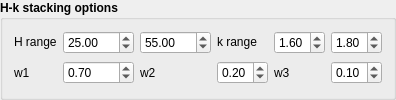
           <widget class="QGroupBox" name="groupBox_6">
            <property name="font">
             <font>
              <weight>75</weight>
              <bold>true</bold>
             </font>
            </property>
            <property name="title">
             <string>H-k stacking options</string>
            </property>
            <layout class="QVBoxLayout" name="verticalLayout_4">
             <item>
              <layout class="QGridLayout" name="gridLayout_8">
               <item row="0" column="0">
                <widget class="QLabel" name="label_12">
                 <property name="sizePolicy">
                  <sizepolicy hsizetype="Fixed" vsizetype="Fixed">
                   <horstretch>0</horstretch>
                   <verstretch>0</verstretch>
                  </sizepolicy>
                 </property>
                 <property name="font">
                  <font>
                   <weight>50</weight>
                   <bold>false</bold>
                  </font>
                 </property>
                 <property name="text">
                  <string>H range</string>
                 </property>
                </widget>
               </item>
               <item row="0" column="1">
                <widget class="QDoubleSpinBox" name="doubleSpinBox_5">
                 <property name="sizePolicy">
                  <sizepolicy hsizetype="Preferred" vsizetype="Fixed">
                   <horstretch>0</horstretch>
                   <verstretch>0</verstretch>
                  </sizepolicy>
                 </property>
                 <property name="font">
                  <font>
                   <weight>50</weight>
                   <bold>false</bold>
                  </font>
                 </property>
                 <property name="minimum">
                  <double>0.000000000000000</double>
                 </property>
                 <property name="maximum">
                  <double>1000.000000000000000</double>
                 </property>
                 <property name="singleStep">
                  <double>0.010000000000000</double>
                 </property>
                 <property name="value">
                  <double>25.000000000000000</double>
                 </property>
                </widget>
               </item>
               <item row="0" column="2">
                <widget class="QDoubleSpinBox" name="doubleSpinBox_6">
                 <property name="sizePolicy">
                  <sizepolicy hsizetype="Preferred" vsizetype="Fixed">
                   <horstretch>0</horstretch>
                   <verstretch>0</verstretch>
                  </sizepolicy>
                 </property>
                 <property name="font">
                  <font>
                   <weight>50</weight>
                   <bold>false</bold>
                  </font>
                 </property>
                 <property name="minimum">
                  <double>0.000000000000000</double>
                 </property>
                 <property name="maximum">
                  <double>2000.000000000000000</double>
                 </property>
                 <property name="singleStep">
                  <double>0.010000000000000</double>
                 </property>
                 <property name="value">
                  <double>55.000000000000000</double>
                 </property>
                </widget>
               </item>
               <item row="0" column="5">
                <widget class="QDoubleSpinBox" name="doubleSpinBox_4">
                 <property name="sizePolicy">
                  <sizepolicy hsizetype="Preferred" vsizetype="Fixed">
                   <horstretch>0</horstretch>
                   <verstretch>0</verstretch>
                  </sizepolicy>
                 </property>
                 <property name="font">
                  <font>
                   <weight>50</weight>
                   <bold>false</bold>
                  </font>
                 </property>
                 <property name="minimum">
                  <double>1.400000000000000</double>
                 </property>
                 <property name="maximum">
                  <double>2.500000000000000</double>
                 </property>
                 <property name="singleStep">
                  <double>0.010000000000000</double>
                 </property>
                 <property name="value">
                  <double>1.800000000000000</double>
                 </property>
                </widget>
               </item>
               <item row="0" column="4">
                <widget class="QDoubleSpinBox" name="doubleSpinBox_3">
                 <property name="sizePolicy">
                  <sizepolicy hsizetype="Preferred" vsizetype="Fixed">
                   <horstretch>0</horstretch>
                   <verstretch>0</verstretch>
                  </sizepolicy>
                 </property>
                 <property name="font">
                  <font>
                   <weight>50</weight>
                   <bold>false</bold>
                  </font>
                 </property>
                 <property name="minimum">
                  <double>1.200000000000000</double>
                 </property>
                 <property name="maximum">
                  <double>2.500000000000000</double>
                 </property>
                 <property name="singleStep">
                  <double>0.010000000000000</double>
                 </property>
                 <property name="value">
                  <double>1.600000000000000</double>
                 </property>
                </widget>
               </item>
               <item row="0" column="3">
                <widget class="QLabel" name="label_13">
                 <property name="sizePolicy">
                  <sizepolicy hsizetype="Fixed" vsizetype="Fixed">
                   <horstretch>0</horstretch>
                   <verstretch>0</verstretch>
                  </sizepolicy>
                 </property>
                 <property name="font">
                  <font>
                   <weight>50</weight>
                   <bold>false</bold>
                  </font>
                 </property>
                 <property name="text">
                  <string>k range</string>
                 </property>
                </widget>
               </item>
               <item row="1" column="0" rowspan="2">
                <widget class="QLabel" name="label_37">
                 <property name="font">
                  <font>
                   <weight>50</weight>
                   <bold>false</bold>
                  </font>
                 </property>
                 <property name="text">
                  <string>w1</string>
                 </property>
                </widget>
               </item>
               <item row="1" column="1" rowspan="2">
                <widget class="QDoubleSpinBox" name="doubleSpinBox_30">
                 <property name="sizePolicy">
                  <sizepolicy hsizetype="Preferred" vsizetype="Fixed">
                   <horstretch>0</horstretch>
                   <verstretch>0</verstretch>
                  </sizepolicy>
                 </property>
                 <property name="font">
                  <font>
                   <weight>50</weight>
                   <bold>false</bold>
                  </font>
                 </property>
                 <property name="maximum">
                  <double>1.000000000000000</double>
                 </property>
                 <property name="singleStep">
                  <double>0.010000000000000</double>
                 </property>
                 <property name="value">
                  <double>0.700000000000000</double>
                 </property>
                </widget>
               </item>
               <item row="1" column="2" rowspan="2">
                <widget class="QLabel" name="label_38">
                 <property name="font">
                  <font>
                   <weight>50</weight>
                   <bold>false</bold>
                  </font>
                 </property>
                 <property name="text">
                  <string>w2</string>
                 </property>
                </widget>
               </item>
               <item row="1" column="3" rowspan="2">
                <widget class="QDoubleSpinBox" name="doubleSpinBox_31">
                 <property name="sizePolicy">
                  <sizepolicy hsizetype="Preferred" vsizetype="Fixed">
                   <horstretch>0</horstretch>
                   <verstretch>0</verstretch>
                  </sizepolicy>
                 </property>
                 <property name="font">
                  <font>
                   <weight>50</weight>
                   <bold>false</bold>
                  </font>
                 </property>
                 <property name="maximum">
                  <double>1.000000000000000</double>
                 </property>
                 <property name="singleStep">
                  <double>0.010000000000000</double>
                 </property>
                 <property name="value">
                  <double>0.200000000000000</double>
                 </property>
                </widget>
               </item>
               <item row="1" column="4" rowspan="2">
                <widget class="QLabel" name="label_39">
                 <property name="font">
                  <font>
                   <weight>50</weight>
                   <bold>false</bold>
                  </font>
                 </property>
                 <property name="text">
                  <string>w3</string>
                 </property>
                </widget>
               </item>
               <item row="1" column="5" rowspan="2">
                <widget class="QDoubleSpinBox" name="doubleSpinBox_32">
                 <property name="sizePolicy">
                  <sizepolicy hsizetype="Preferred" vsizetype="Fixed">
                   <horstretch>0</horstretch>
                   <verstretch>0</verstretch>
                  </sizepolicy>
                 </property>
                 <property name="font">
                  <font>
                   <weight>50</weight>
                   <bold>false</bold>
                  </font>
                 </property>
                 <property name="maximum">
                  <double>1.000000000000000</double>
                 </property>
                 <property name="singleStep">
                  <double>0.010000000000000</double>
                 </property>
                 <property name="value">
                  <double>0.100000000000000</double>
                 </property>
                </widget>
               </item>
              </layout>
             </item>
            </layout>
           </widget>
